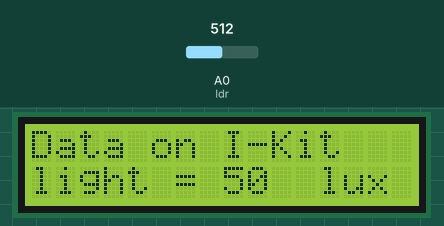
Simulated run of this sketch. Board: Arduino Uno, built with avr-gcc and run on an emulated ATmega328P. Shown: 16×2 character LCD. Inputs (shaded band) come from the test bench; at power-on: A0 (ldr) = 512.

Above: at 1.2 s.
1.3 s: A0 (ldr) set to 716
At 3.0 s:
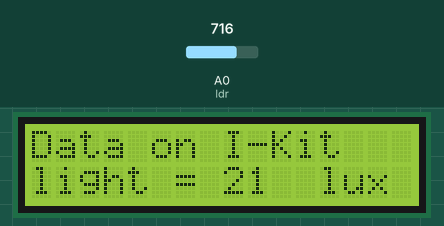
3.6 s: A0 (ldr) set to 900
At 5.4 s:
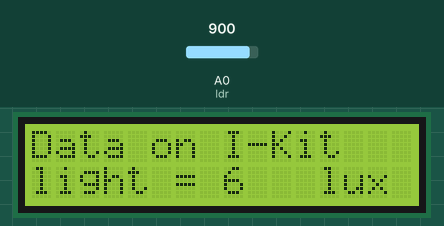
5.7 s: A0 (ldr) set to 1023
At 7.0 s:
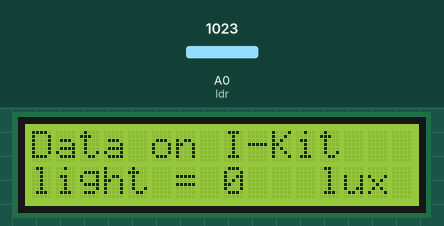
Timing chart, 0 to 8.7 s (numbered marks = the images above; inputs shaded):
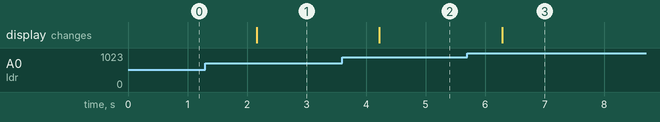

The sketch:

ESP8266_LCD_LDR.ino
```cpp
#include <Wire.h>
#include <LiquidCrystal_I2C.h>
#define ldr A0

LiquidCrystal_I2C lcd(0x27, 16, 2);

float ADC_value = 0.0048828125;
void setup()
{
Serial.begin(9600);
pinMode(ldr, INPUT);
lcd.init();
lcd.backlight();
lcd.clear();

}
void loop()
{
float ldr_data = analogRead(ldr);
int lux = int((250.000000/(ADC_value*ldr_data))-
50.000000);
lcd.clear();
lcd.setCursor(0, 0);
lcd.print("Data on I-Kit");
lcd.setCursor(0, 1);
lcd.print("light = ");
lcd.setCursor(8, 1);
lcd.print(lux);
lcd.setCursor(11, 1);
lcd.print(" lux");
delay(1000);
}
```

Measured:
- after the input at 1.3 s, the display: changes after 0.86 s (image 1)
- after the input at 3.6 s, the display: changes after 0.62 s (image 2)
- after the input at 5.7 s, the display: changes after 0.59 s (image 3)
